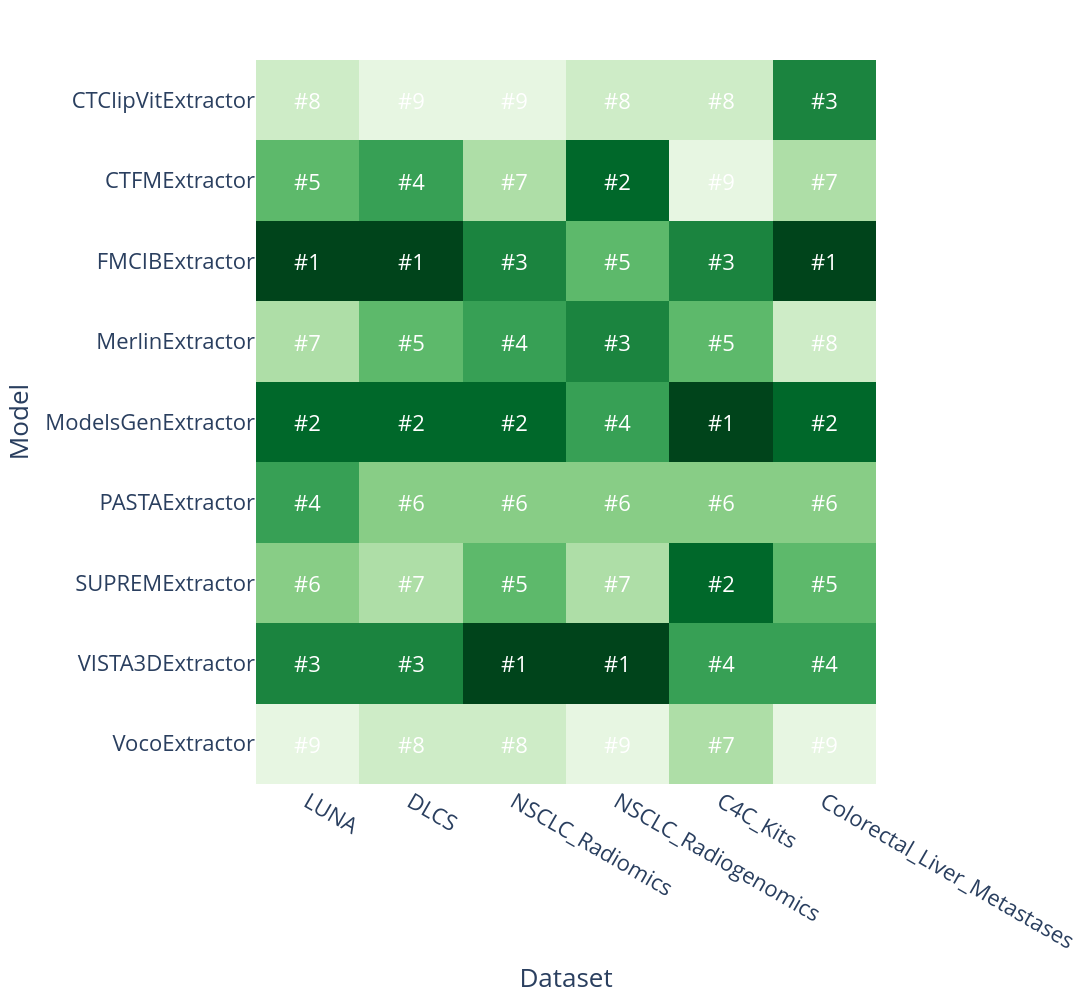
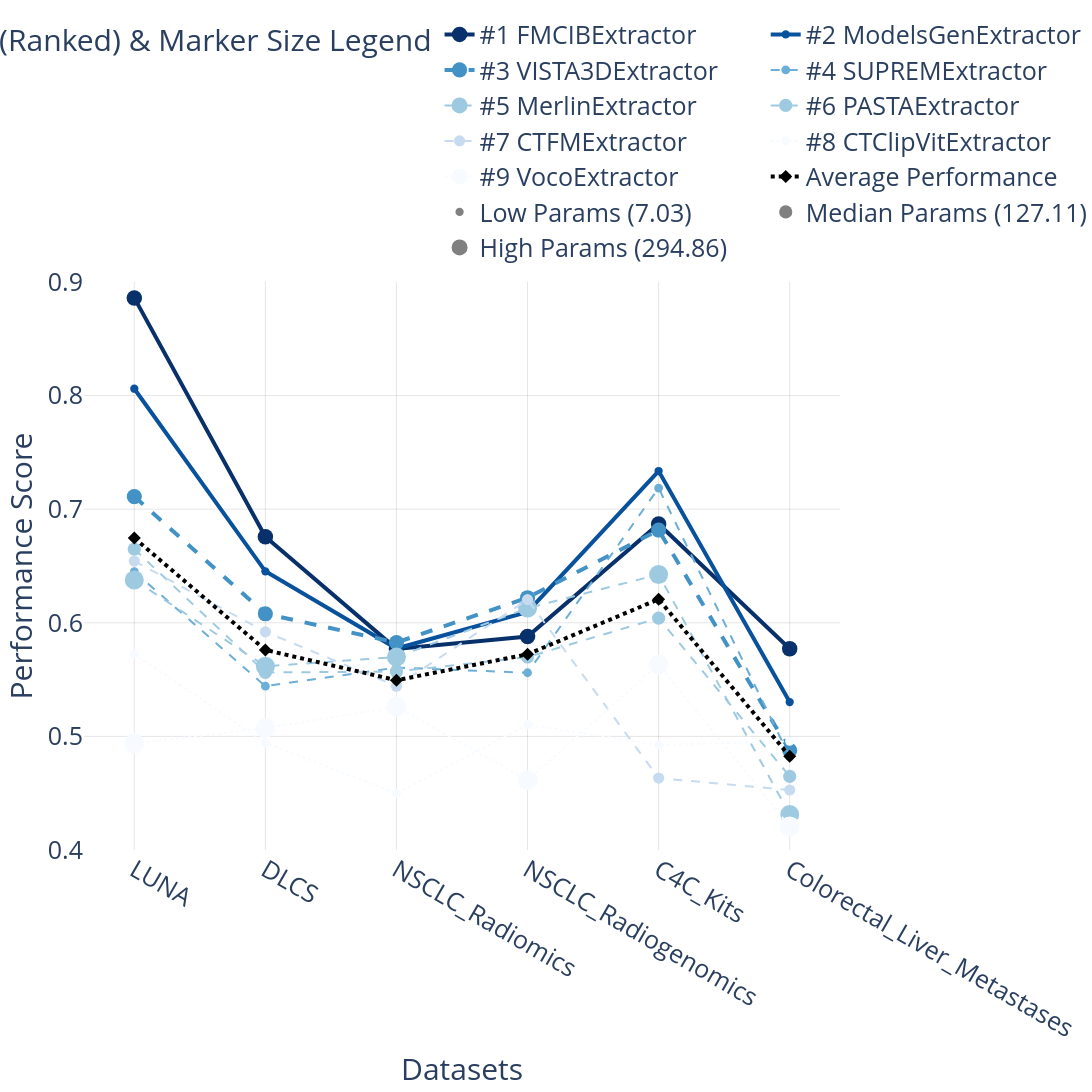

The cell these charts' notebook holds for them, in order:
### Markdown cell above
### Run the Main Analysis

Execute the main analysis function to process the data and generate visualizations.

### Code cell
# Run the main analysis
processed_df = main(df)

### Figure 1 — Plotly figure (JSON) as saved in the notebook; plotly's stock layout.template omitted (floating-point values rounded to 4 significant figures)
{"data": [{"coloraxis": "coloraxis", "hovertemplate": "Dataset: %{x}<br>Model: %{y}<br>Rank (1=best): %{z}<extra></extra>", "name": "0", "type": "heatmap", "x": ["LUNA", "DLCS", "NSCLC_Radiomics", "NSCLC_Radiogenomics", "C4C_Kits", "Colorectal_Liver_Metastases"], "xaxis": "x", "y": ["CTClipVitExtractor", "CTFMExtractor", "FMCIBExtractor", "MerlinExtractor", "ModelsGenExtractor", "PASTAExtractor", "SUPREMExtractor", "VISTA3DExtractor", "VocoExtractor"], "yaxis": "y", "z": [[8, 9, 9, 8, 8, 3], [5, 4, 7, 2, 9, 7], [1, 1, 3, 5, 3, 1], [7, 5, 4, 3, 5, 8], [2, 2, 2, 4, 1, 2], [4, 6, 6, 6, 6, 6], [6, 7, 5, 7, 2, 5], [3, 3, 1, 1, 4, 4], [9, 8, 8, 9, 7, 9]]}], "layout": {"annotations": [{"font": {"color": "white", "size": 22, "weight": "normal"}, "showarrow": false, "text": "#8", "x": 0, "y": 0}, {"font": {"color": "white", "size": 22, "weight": "normal"}, "showarrow": false, "text": "#9", "x": 1, "y": 0}, {"font": {"color": "white", "size": 22, "weight": "normal"}, "showarrow": false, "text": "#9", "x": 2, "y": 0}, {"font": {"color": "white", "size": 22, "weight": "normal"}, "showarrow": false, "text": "#8", "x": 3, "y": 0}, {"font": {"color": "white", "size": 22, "weight": "normal"}, "showarrow": false, "text": "#8", "x": 4, "y": 0}, {"font": {"color": "white", "size": 22, "weight": "normal"}, "showarrow": false, "text": "#3", "x": 5, "y": 0}, {"font": {"color": "white", "size": 22, "weight": "normal"}, "showarrow": false, "text": "#5", "x": 0, "y": 1}, {"font": {"color": "white", "size": 22, "weight": "normal"}, "showarrow": false, "text": "#4", "x": 1, "y": 1}, {"font": {"color": "white", "size": 22, "weight": "normal"}, "showarrow": false, "text": "#7", "x": 2, "y": 1}, {"font": {"color": "white", "size": 22, "weight": "normal"}, "showarrow": false, "text": "#2", "x": 3, "y": 1}, {"font": {"color": "white", "size": 22, "weight": "normal"}, "showarrow": false, "text": "#9", "x": 4, "y": 1}, {"font": {"color": "white", "size": 22, "weight": "normal"}, "showarrow": false, "text": "#7", "x": 5, "y": 1}, {"font": {"color": "white", "size": 22, "weight": "normal"}, "showarrow": false, "text": "#1", "x": 0, "y": 2}, {"font": {"color": "white", "size": 22, "weight": "normal"}, "showarrow": false, "text": "#1", "x": 1, "y": 2}, {"font": {"color": "white", "size": 22, "weight": "normal"}, "showarrow": false, "text": "#3", "x": 2, "y": 2}, {"font": {"color": "white", "size": 22, "weight": "normal"}, "showarrow": false, "text": "#5", "x": 3, "y": 2}, {"font": {"color": "white", "size": 22, "weight": "normal"}, "showarrow": false, "text": "#3", "x": 4, "y": 2}, {"font": {"color": "white", "size": 22, "weight": "normal"}, "showarrow": false, "text": "#1", "x": 5, "y": 2}, {"font": {"color": "white", "size": 22, "weight": "normal"}, "showarrow": false, "text": "#7", "x": 0, "y": 3}, {"font": {"color": "white", "size": 22, "weight": "normal"}, "showarrow": false, "text": "#5", "x": 1, "y": 3}, {"font": {"color": "white", "size": 22, "weight": "normal"}, "showarrow": false, "text": "#4", "x": 2, "y": 3}, {"font": {"color": "white", "size": 22, "weight": "normal"}, "showarrow": false, "text": "#3", "x": 3, "y": 3}, {"font": {"color": "white", "size": 22, "weight": "normal"}, "showarrow": false, "text": "#5", "x": 4, "y": 3}, {"font": {"color": "white", "size": 22, "weight": "normal"}, "showarrow": false, "text": "#8", "x": 5, "y": 3}, {"font": {"color": "white", "size": 22, "weight": "normal"}, "showarrow": false, "text": "#2", "x": 0, "y": 4}, {"font": {"color": "white", "size": 22, "weight": "normal"}, "showarrow": false, "text": "#2", "x": 1, "y": 4}, {"font": {"color": "white", "size": 22, "weight": "normal"}, "showarrow": false, "text": "#2", "x": 2, "y": 4}, {"font": {"color": "white", "size": 22, "weight": "normal"}, "showarrow": false, "text": "#4", "x": 3, "y": 4}, {"font": {"color": "white", "size": 22, "weight": "normal"}, "showarrow": false, "text": "#1", "x": 4, "y": 4}, {"font": {"color": "white", "size": 22, "weight": "normal"}, "showarrow": false, "text": "#2", "x": 5, "y": 4}, {"font": {"color": "white", "size": 22, "weight": "normal"}, "showarrow": false, "text": "#4", "x": 0, "y": 5}, {"font": {"color": "white", "size": 22, "weight": "normal"}, "showarrow": false, "text": "#6", "x": 1, "y": 5}, {"font": {"color": "white", "size": 22, "weight": "normal"}, "showarrow": false, "text": "#6", "x": 2, "y": 5}, {"font": {"color": "white", "size": 22, "weight": "normal"}, "showarrow": false, "text": "#6", "x": 3, "y": 5}, {"font": {"color": "white", "size": 22, "weight": "normal"}, "showarrow": false, "text": "#6", "x": 4, "y": 5}, {"font": {"color": "white", "size": 22, "weight": "normal"}, "showarrow": false, "text": "#6", "x": 5, "y": 5}, {"font": {"color": "white", "size": 22, "weight": "normal"}, "showarrow": false, "text": "#6", "x": 0, "y": 6}, {"font": {"color": "white", "size": 22, "weight": "normal"}, "showarrow": false, "text": "#7", "x": 1, "y": 6}, {"font": {"color": "white", "size": 22, "weight": "normal"}, "showarrow": false, "text": "#5", "x": 2, "y": 6}, {"font": {"color": "white", "size": 22, "weight": "normal"}, "showarrow": false, "text": "#7", "x": 3, "y": 6}, {"font": {"color": "white", "size": 22, "weight": "normal"}, "showarrow": false, "text": "#2", "x": 4, "y": 6}, {"font": {"color": "white", "size": 22, "weight": "normal"}, "showarrow": false, "text": "#5", "x": 5, "y": 6}, {"font": {"color": "white", "size": 22, "weight": "normal"}, "showarrow": false, "text": "#3", "x": 0, "y": 7}, {"font": {"color": "white", "size": 22, "weight": "normal"}, "showarrow": false, "text": "#3", "x": 1, "y": 7}, {"font": {"color": "white", "size": 22, "weight": "normal"}, "showarrow": false, "text": "#1", "x": 2, "y": 7}, {"font": {"color": "white", "size": 22, "weight": "normal"}, "showarrow": false, "text": "#1", "x": 3, "y": 7}, {"font": {"color": "white", "size": 22, "weight": "normal"}, "showarrow": false, "text": "#4", "x": 4, "y": 7}, {"font": {"color": "white", "size": 22, "weight": "normal"}, "showarrow": false, "text": "#4", "x": 5, "y": 7}, {"font": {"color": "white", "size": 22, "weight": "normal"}, "showarrow": false, "text": "#9", "x": 0, "y": 8}, {"font": {"color": "white", "size": 22, "weight": "normal"}, "showarrow": false, "text": "#8", "x": 1, "y": 8}, {"font": {"color": "white", "size": 22, "weight": "normal"}, "showarrow": false, "text": "#8", "x": 2, "y": 8}, {"font": {"color": "white", "size": 22, "weight": "normal"}, "showarrow": false, "text": "#9", "x": 3, "y": 8}, {"font": {"color": "white", "size": 22, "weight": "normal"}, "showarrow": false, "text": "#7", "x": 4, "y": 8}, {"font": {"color": "white", "size": 22, "weight": "normal"}, "showarrow": false, "text": "#9", "x": 5, "y": 8}], "coloraxis": {"cmax": 10, "cmin": 1, "colorbar": {"title": {"text": "Rank (1=best)"}}, "colorscale": [[0, "rgb(0,68,27)"], [0.125, "rgb(0,109,44)"], [0.25, "rgb(35,139,69)"], [0.375, "rgb(65,171,93)"], [0.5, "rgb(116,196,118)"], [0.625, "rgb(161,217,155)"], [0.75, "rgb(199,233,192)"], [0.875, "rgb(229,245,224)"], [1, "rgb(247,252,245)"]], "showscale": false}, "font": {"size": 22}, "height": 1000, "margin": {"t": 60}, "width": 1200, "xaxis": {"anchor": "y", "domain": [0, 1], "title": {"text": "Dataset"}}, "yaxis": {"anchor": "x", "autorange": "reversed", "domain": [0, 1], "title": {"text": "Model"}}}}

### Figure 2 — Plotly figure (JSON) as saved in the notebook; plotly's stock layout.template omitted (floating-point values rounded to 4 significant figures)
{"data": [{"hovertemplate": "<b>%{fullData.name}</b><br>Dataset: %{x}<br>Score: %{y:.4f}<br>Params: 184.48<extra></extra>", "line": {"color": "rgb(8,48,107)", "dash": "solid", "width": 4}, "marker": {"size": 15.51}, "mode": "lines+markers", "name": "#1 FMCIBExtractor", "type": "scatter", "x": ["LUNA", "DLCS", "NSCLC_Radiomics", "NSCLC_Radiogenomics", "C4C_Kits", "Colorectal_Liver_Metastases"], "y": [0.886, 0.6758, 0.577, 0.5879, 0.6869, 0.5772]}, {"hovertemplate": "<b>%{fullData.name}</b><br>Dataset: %{x}<br>Score: %{y:.4f}<br>Params: 7.03<extra></extra>", "line": {"color": "rgb(8,81,156)", "dash": "solid", "width": 4}, "marker": {"size": 8.286}, "mode": "lines+markers", "name": "#2 ModelsGenExtractor", "type": "scatter", "x": ["LUNA", "DLCS", "NSCLC_Radiomics", "NSCLC_Radiogenomics", "C4C_Kits", "Colorectal_Liver_Metastases"], "y": [0.8061, 0.6453, 0.5774, 0.6096, 0.7336, 0.5302]}, {"hovertemplate": "<b>%{fullData.name}</b><br>Dataset: %{x}<br>Score: %{y:.4f}<br>Params: 174.95<extra></extra>", "line": {"color": "rgb(66,146,198)", "dash": "dash", "width": 4}, "marker": {"size": 15.12}, "mode": "lines+markers", "name": "#3 VISTA3DExtractor", "type": "scatter", "x": ["LUNA", "DLCS", "NSCLC_Radiomics", "NSCLC_Radiogenomics", "C4C_Kits", "Colorectal_Liver_Metastases"], "y": [0.7111, 0.6079, 0.5826, 0.6221, 0.6817, 0.4878]}, {"hovertemplate": "<b>%{fullData.name}</b><br>Dataset: %{x}<br>Score: %{y:.4f}<br>Params: 19.07<extra></extra>", "line": {"color": "rgb(107,174,214)", "dash": "dash", "width": 2}, "marker": {"size": 8.776}, "mode": "lines+markers", "name": "#4 SUPREMExtractor", "type": "scatter", "x": ["LUNA", "DLCS", "NSCLC_Radiomics", "NSCLC_Radiogenomics", "C4C_Kits", "Colorectal_Liver_Metastases"], "y": [0.645, 0.5442, 0.5606, 0.556, 0.7186, 0.482]}, {"hovertemplate": "<b>%{fullData.name}</b><br>Dataset: %{x}<br>Score: %{y:.4f}<br>Params: 270.94<extra></extra>", "line": {"color": "rgb(158,202,225)", "dash": "dash", "width": 2}, "marker": {"size": 19.03}, "mode": "lines+markers", "name": "#5 MerlinExtractor", "type": "scatter", "x": ["LUNA", "DLCS", "NSCLC_Radiomics", "NSCLC_Radiogenomics", "C4C_Kits", "Colorectal_Liver_Metastases"], "y": [0.6376, 0.5617, 0.5699, 0.6129, 0.6425, 0.4313]}, {"hovertemplate": "<b>%{fullData.name}</b><br>Dataset: %{x}<br>Score: %{y:.4f}<br>Params: 127.11<extra></extra>", "line": {"color": "rgb(158,202,225)", "dash": "dash", "width": 2}, "marker": {"size": 13.17}, "mode": "lines+markers", "name": "#6 PASTAExtractor", "type": "scatter", "x": ["LUNA", "DLCS", "NSCLC_Radiomics", "NSCLC_Radiogenomics", "C4C_Kits", "Colorectal_Liver_Metastases"], "y": [0.6648, 0.5563, 0.5571, 0.5699, 0.6042, 0.4648]}, {"hovertemplate": "<b>%{fullData.name}</b><br>Dataset: %{x}<br>Score: %{y:.4f}<br>Params: 77.76<extra></extra>", "line": {"color": "rgb(198,219,239)", "dash": "dash", "width": 2}, "marker": {"size": 11.16}, "mode": "lines+markers", "name": "#7 CTFMExtractor", "type": "scatter", "x": ["LUNA", "DLCS", "NSCLC_Radiomics", "NSCLC_Radiogenomics", "C4C_Kits", "Colorectal_Liver_Metastases"], "y": [0.6543, 0.592, 0.5442, 0.6204, 0.4633, 0.4528]}, {"hovertemplate": "<b>%{fullData.name}</b><br>Dataset: %{x}<br>Score: %{y:.4f}<br>Params: 25.89<extra></extra>", "line": {"color": "rgb(247,251,255)", "dash": "dot", "width": 2}, "marker": {"size": 9.054}, "mode": "lines+markers", "name": "#8 CTClipVitExtractor", "type": "scatter", "x": ["LUNA", "DLCS", "NSCLC_Radiomics", "NSCLC_Radiogenomics", "C4C_Kits", "Colorectal_Liver_Metastases"], "y": [0.5726, 0.4944, 0.4497, 0.5104, 0.4925, 0.4957]}, {"hovertemplate": "<b>%{fullData.name}</b><br>Dataset: %{x}<br>Score: %{y:.4f}<br>Params: 294.86<extra></extra>", "line": {"color": "rgb(247,251,255)", "dash": "dot", "width": 2}, "marker": {"size": 20}, "mode": "lines+markers", "name": "#9 VocoExtractor", "type": "scatter", "x": ["LUNA", "DLCS", "NSCLC_Radiomics", "NSCLC_Radiogenomics", "C4C_Kits", "Colorectal_Liver_Metastases"], "y": [0.4938, 0.5071, 0.5262, 0.4614, 0.5633, 0.4207]}, {"hovertemplate": "<b>Average Performance</b><br>Dataset: %{x}<br>Score: %{y:.4f}<extra></extra>", "line": {"color": "black", "dash": "dot", "width": 4}, "marker": {"color": "black", "size": 10, "symbol": "diamond"}, "mode": "lines+markers", "name": "Average Performance", "type": "scatter", "x": ["LUNA", "DLCS", "NSCLC_Radiomics", "NSCLC_Radiogenomics", "C4C_Kits", "Colorectal_Liver_Metastases"], "y": [0.6746, 0.5761, 0.5494, 0.5723, 0.6207, 0.4825]}, {"marker": {"color": "grey", "size": 8.286}, "mode": "markers", "name": "Low Params (7.03)", "showlegend": true, "type": "scatter", "x": [null], "y": [null]}, {"marker": {"color": "grey", "size": 13.17}, "mode": "markers", "name": "Median Params (127.11)", "showlegend": true, "type": "scatter", "x": [null], "y": [null]}, {"marker": {"color": "grey", "size": 20}, "mode": "markers", "name": "High Params (294.86)", "showlegend": true, "type": "scatter", "x": [null], "y": [null]}], "layout": {"font": {"size": 25}, "height": 1200, "legend": {"orientation": "h", "title": {"text": "Models (Ranked) & Marker Size Legend"}, "x": 1, "xanchor": "right", "y": 1.02, "yanchor": "bottom"}, "margin": {"r": 200}, "title": {"text": ""}, "width": 1200, "xaxis": {"gridcolor": "rgba(0,0,0,0.1)", "gridwidth": 1, "showgrid": true, "title": {"text": "Datasets"}}, "yaxis": {"gridcolor": "rgba(0,0,0,0.1)", "gridwidth": 1, "range": [0.4, 0.9], "showgrid": true, "title": {"text": "Performance Score"}}}}
